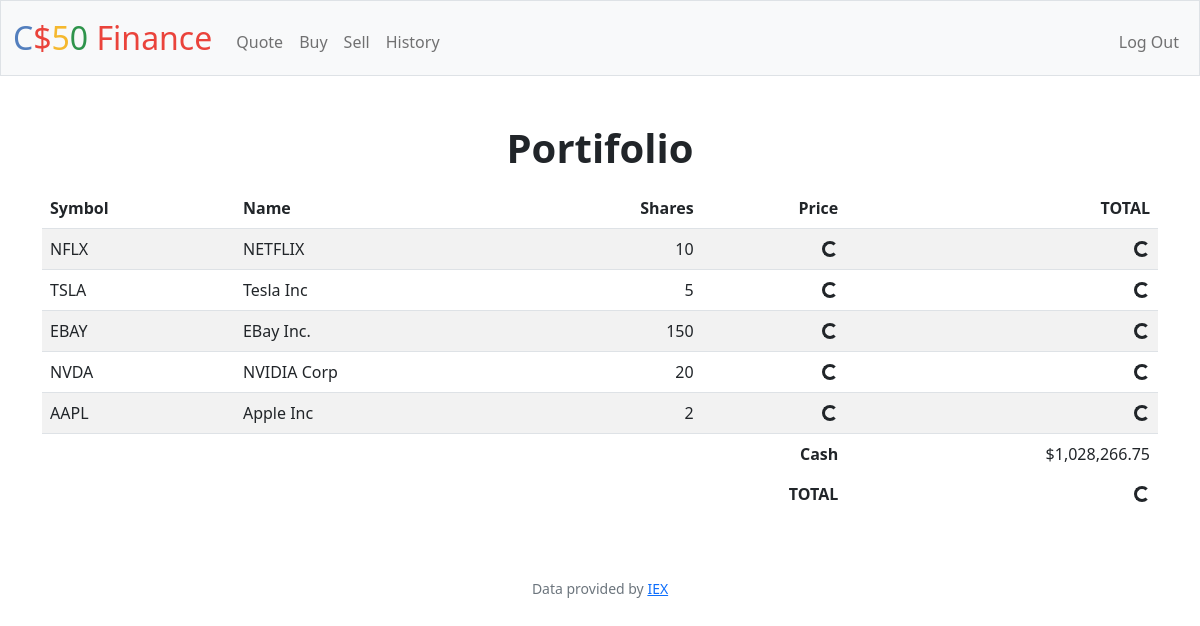
The app's page / (signed in), older data.
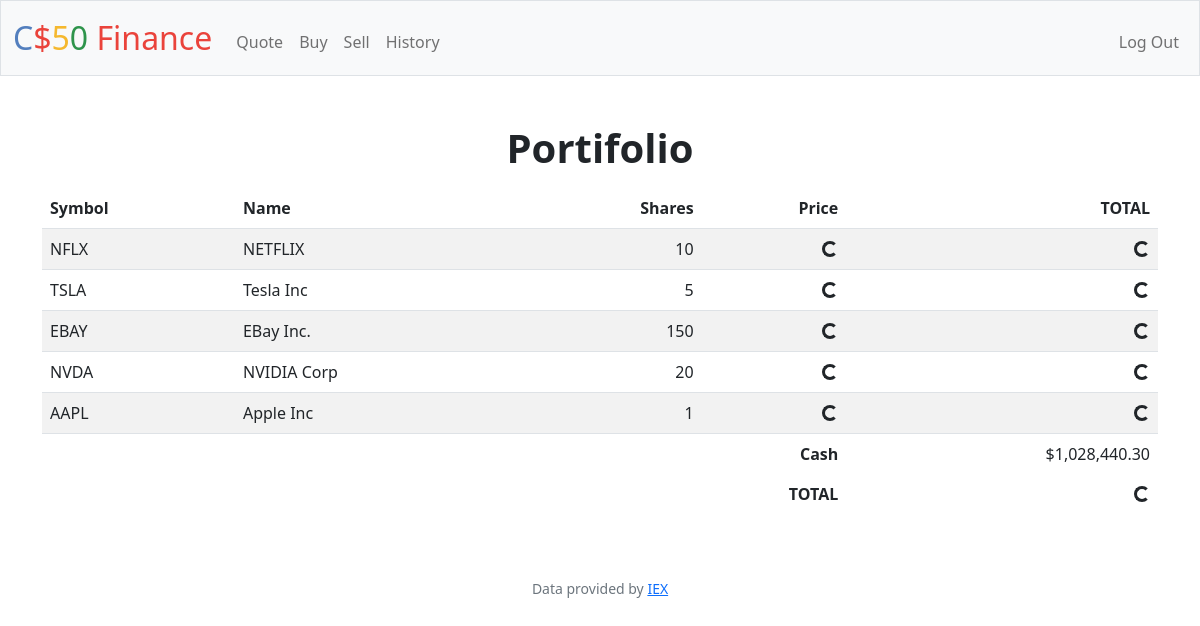
The same page, newer data.
### tables this page shows
CREATE TABLE users_stocks (user_id INTEGER, stock_symbol TEXT NOT NULL, stock_name TEXT NOT NULL, quantity INTEGER NOT NULL, FOREIGN KEY(user_id) REFERENCES users(id));

### app.py (the view)
@app.route("/")
@login_required
def index():
    user_id = session["user_id"]
    portifolio_data = db.execute("SELECT * FROM users_stocks "
                                 " WHERE user_id = ?", user_id)
    cash = db.execute("SELECT cash FROM users WHERE id = ?", user_id)
    cash = usd(cash[0]["cash"])
    return render_template("index.html",
                           portifolio_data=portifolio_data, cash=cash)

### app.py (called while the page is built)
@app.after_request
def after_request(response):
    response.headers["Cache-Control"] = "no-cache, no-store, must-revalidate"
    response.headers["Expires"] = 0
    response.headers["Pragma"] = "no-cache"
    return response

### helpers.py (called while the page is built)
def login_required(f):
    @wraps(f)
    def decorated_function(*args, **kwargs):
        if session.get("user_id") is None:
            return redirect("/login")
        return f(*args, **kwargs)
    return decorated_function

def usd(value):
    return f"${value:,.2f}"

### templates/index.html (shortened to what this page needs)
{% extends "layout.html" %}
{% block main %}
    <h1 class="h1 fw-bold mb-3">Portifolio</h1>
    <div class="container mw-80">
        <table class="table table-striped">
            <thead>
                <tr>
                    <th scope="col" class="text-start">Symbol</th>
                    <th scope="col" class="text-start">Name</th>
                    <th scope="col" class="text-end">Shares</th>
                    <th scope="col" class="text-end">Price</th>
                    <th scope="col" class="text-end">TOTAL</th>
                </tr>
            </thead>
            <tbody class="border-top">
                {% for data in portifolio_data  %}
                <tr>
                    <td class="text-start">
                        {{ data["stock_symbol"] }}
                    </td>
                    <td class="text-start">
                        {{ data["stock_name"] }}
                    </td>
                    <td class="text-end" id="qty-{{ data["stock_symbol"] }}">
                        {{ data["quantity"] }}
                    </td>
                    <td class="text-end" id="price-{{ data["stock_symbol"] }}">
                        <div class="spinner-border spinner-border-sm" role="status">
                        </div>
                    </td>
                    <td class="text-end" id="sum-{{ data["stock_symbol"] }}">
                        <div class="spinner-border spinner-border-sm" role="status">
                        </div>
                    </td>
                </tr>
                {% endfor %}
            </tbody>
            <tfoot class="border-top">
                <tr>
                    <th class="text-end border-0" colspan="4">Cash</th>
                    <td class="text-end border-0" id="cash">{{ cash }}</td>
                </tr>
                <tr>
                    <th class="text-end border-0" colspan="4">TOTAL</th>
                    <td class="text-end border-0" id="total">
                        <div class="spinner-border spinner-border-sm" role="status">
                        </div>
                    </td>
                </tr>
            </tfoot>
        </table>
    </div>
{% endblock %}

Row changes from the older to the newer data that the page shows:
changed users_stocks "AAPL": quantity "2" → "1"
Text that changed along with them:
{{ cash }}: "$1,028,266.75" → "$1,028,440.30"
